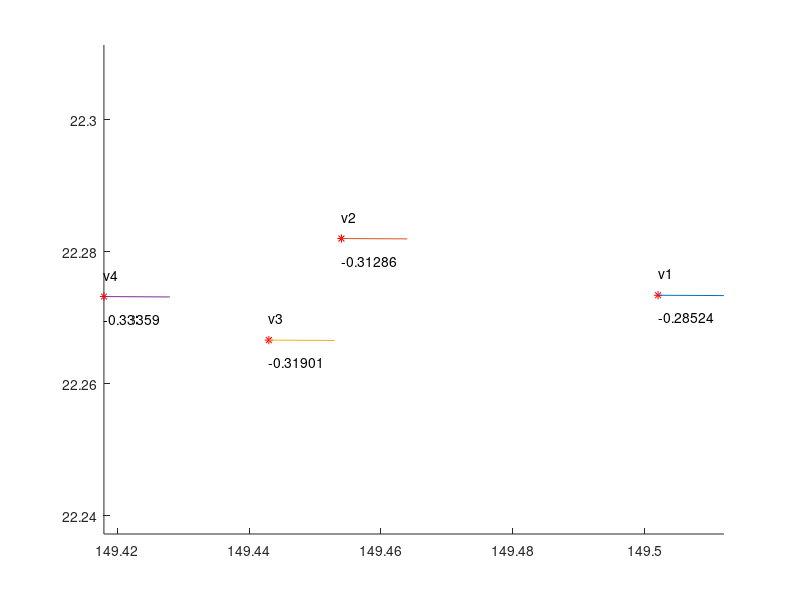

Reproduce this figure in MATLAB.
% out v: (149.502;22.2734;-0.00497834)
% out v: (149.454;22.282;-0.00546044)
% out v: (149.443;22.2666;-0.00556781)
% out v: (149.418;22.2732;-0.00582218)


v = [ 149.502 22.2734 -0.00497834;
    149.454 22.282 -0.00546044;
149.443 22.2666 -0.00556781;
149.418 22.2732 -0.00582218];

ct = cos(v(:,3));
st = sin(v(:,3));

figure;
hold on;
plot(v(:,1), v(:,2), 'r*');
l = 0.01;
plot([v(:,1) v(:,1)+l*ct(:)]', [v(:,2) v(:,2)+l*st(:)]')
for i = 1:4
    text(v(i,1), v(i,2)+l/3, ['v', num2str(i)])
    text(v(i,1), v(i,2)-l/3, [num2str(v(i,3)*180/pi)])
end

axis equal